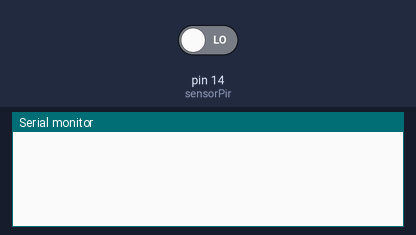
Simulated run of this sketch. Board: Arduino Uno, built with avr-gcc and run on an emulated ATmega328P. Shown: the last lines printed to the serial monitor. The test bench sets the inputs (shaded band); at power-on: pin 14 (sensorPir) LOW.

Above: at 1.3 s.
1.4 s: pin 14 (sensorPir) driven HIGH
At 2.5 s:
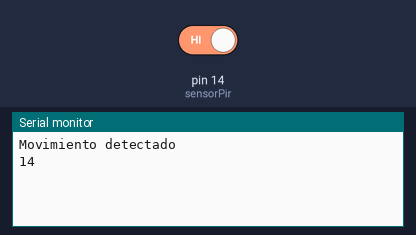
3.1 s: pin 14 (sensorPir) driven LOW
At 4.4 s:
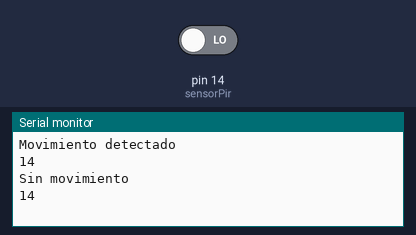

Measured:
- after the input at 1.4 s, the serial monitor: prints a new line after 0.20 s (image 1)
- after the input at 3.1 s, the serial monitor: prints a new line after 0.25 s (image 2)

The sketch:

38_Sensor_Movimiento_PIR_HC-SR501.ino
```cpp
//const byte led = 13; //led del circuito
const byte sensorPir = 14; // sensor en el lugar 14
int estado = LOW; // no hay movimiento por defecto entonces hay nivel bajo
int valor = 0; //guardar el valor entregado por el sensor 1

void setup() {
  //pinMode(led, OUTPUT);
  Serial.begin(115200);

}

void loop() {
  // leer cada iteracion
  valor = digitalRead(sensorPir); //leer valor del sensor

  if(valor == HIGH){ // si hay movimiento
    //digitalWrite(led, HIGH); //encender led
    delay(100);

    if(estado == LOW){ //viene por defecto
      Serial.println("Movimiento detectado");
      Serial.println(sensorPir);
      estado = HIGH; // cambiamos estado a alto
    }

  } else { // si no hay movimiento
    //digitalWrite(led, LOW); // encender led
    delay(250); // mantener encendido

    if(estado == HIGH){
        Serial.println("Sin movimiento");
        Serial.println(sensorPir);
        estado = LOW; // cambiar a LOW
    }

  }

}
```
